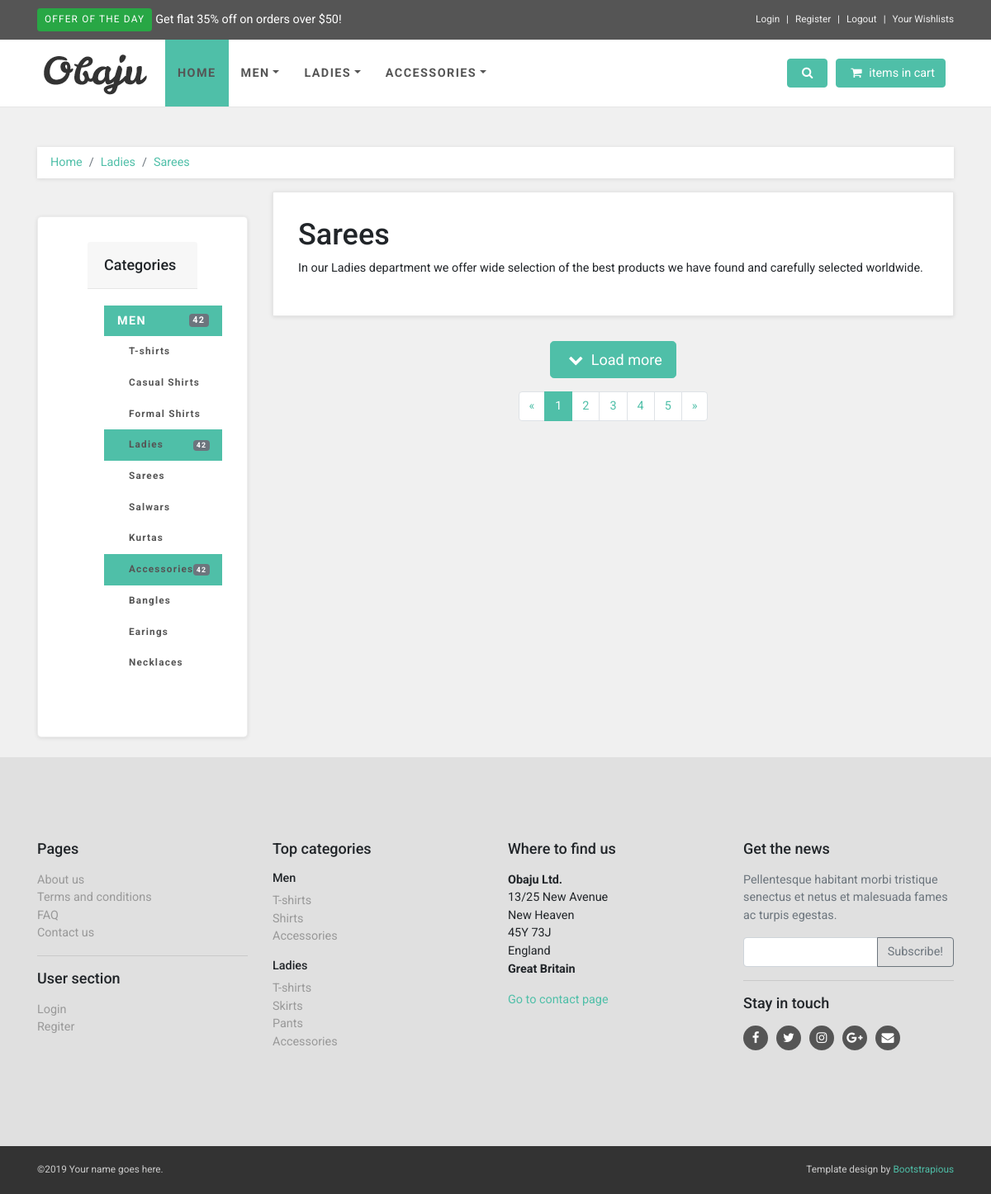
The app's page /Sarees/, older data.
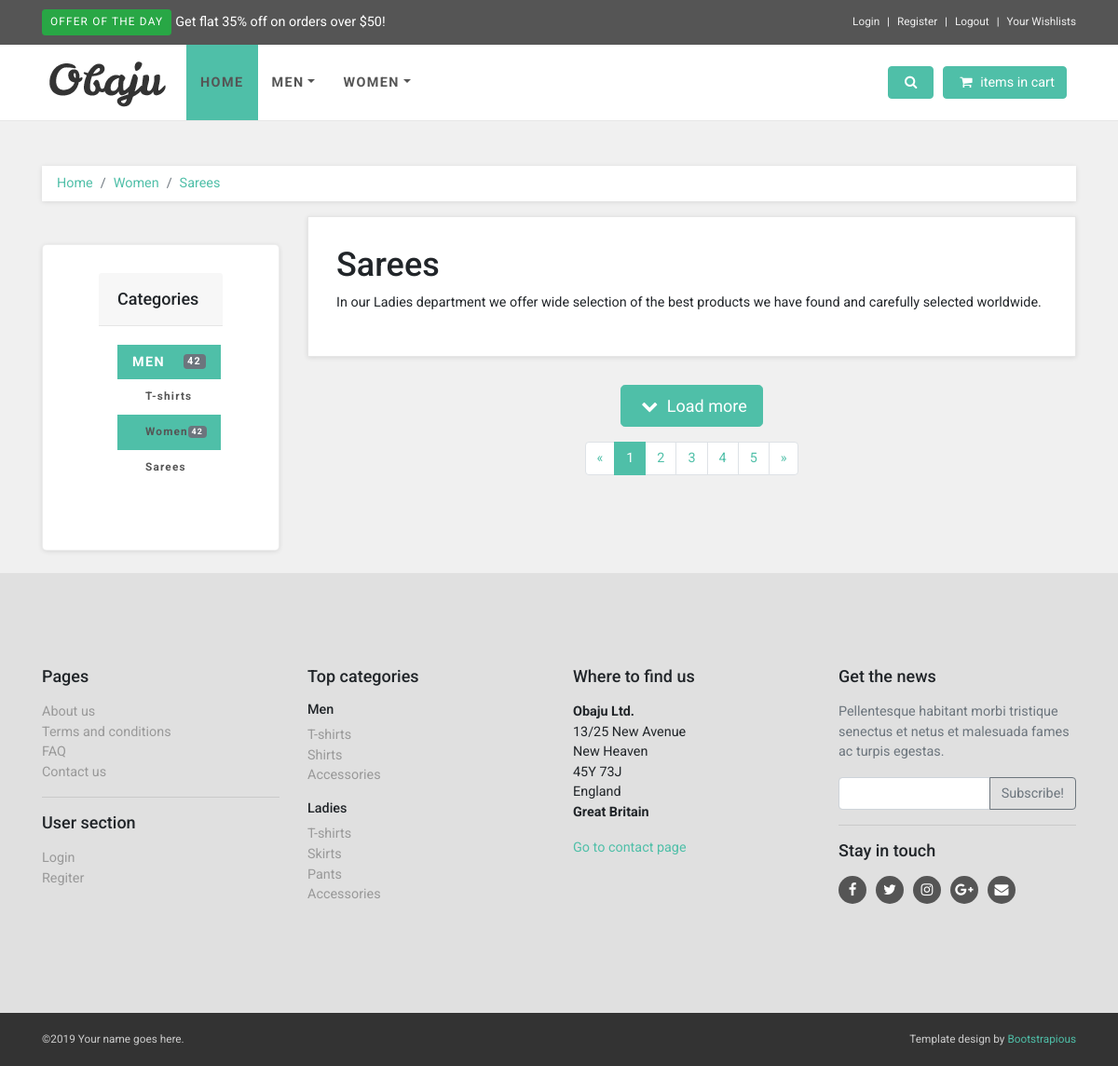
The same page, newer data.
### store/models.py (models this page shows, shortened)
class Category(models.Model):
    parent = models.ForeignKey('self', related_name='children', on_delete=models.CASCADE, blank=True, null=True)
    title = models.CharField(max_length=50)
    slug = models.SlugField(max_length=255)
    class Meta:
        verbose_name_plural = 'Categories'

### store/views.py (the view)
# urls.py: path('<slug:slug>/', views.category_detail, name="category_detail")
def category_detail(request, slug):
    category = get_object_or_404(Category, slug=slug)
    products = category.products.filter(parent=None)
    context = {
        'category': category,
        'products': products
    }
    return render(request, 'store/category_detail.html', context)

### store/context_processors.py (called while the page is built)
def menu_categories(request):
    categories = Category.objects.filter(parent=None)
    return {'menu_categories':categories}

### store/templates/store/category_detail.html (shortened to what this page needs)
{% extends 'store/base.html' %}
{% load static %}
{% block content %}
    <div id="all">
      <div id="content">
        <div class="container">
          <div class="row">
            <div class="col-lg-12">
              <nav aria-label="breadcrumb">
                <ol class="breadcrumb">
                  <li class="breadcrumb-item"><a href="{% url 'store' %}">Home</a></li>
                    {% if category.parent %}
                        <li aria-current="page" class="breadcrumb-item active"><a href="{% url 'category_detail' category.parent.slug %}">{{ category.parent.title }}</a></li>
                    {% endif %}
                   <li class="breadcrumb-item active"><a href="{% url 'category_detail' category.slug %}">{{ category.title }}</a></li>
                </ol>
              </nav>
            </div>
            <div class="col-lg-3">
              <div class="card sidebar-menu mb-4">
                <div class="card-header">
                  <h3 class="h4 card-title">Categories</h3>
                </div>
                <div class="card-body">
                  <ul class="nav nav-pills flex-column category-menu">
                  {% for category in menu_categories %}
                    <li><a href="{% url 'category_detail' category.slug %}" class="nav-link active">{{ category.title }}<span class="badge badge-secondary">42</span></a>
                      <ul class="list-unstyled">
                         {% for subcategory in category.children.all %}
                        <li><a href="{% url 'category_detail' subcategory.slug %}" class="nav-link">{{ subcategory.title }}</a></li>
                         {% endfor %}
                  {% endfor %}
                      </ul>
                    </li>
                  </ul>
                </div>
              </div>
            </div>
            <div class="col-lg-9">
              <div class="box">
                  <h1>{{ category.title }}</h1>
                <p>In our Ladies department we offer wide selection of the best products we have found and carefully selected worldwide.</p>
              </div>
              <div class="pages">
                <p class="loadMore"><a href="#" class="btn btn-primary btn-lg"><i class="fa fa-chevron-down"></i> Load more</a></p>
                <nav aria-label="Page navigation example" class="d-flex justify-content-center">
                  <ul class="pagination">
                    <li class="page-item"><a href="#" aria-label="Previous" class="page-link"><span aria-hidden="true">«</span><span class="sr-only">Previous</span></a></li>
                    <li class="page-item active"><a href="#" class="page-link">1</a></li>
                    <li class="page-item"><a href="#" class="page-link">2</a></li>
                    <li class="page-item"><a href="#" class="page-link">3</a></li>
                    <li class="page-item"><a href="#" class="page-link">4</a></li>
                    <li class="page-item"><a href="#" class="page-link">5</a></li>
                    <li class="page-item"><a href="#" aria-label="Next" class="page-link"><span aria-hidden="true">»</span><span class="sr-only">Next</span></a></li>
                  </ul>
                </nav>
              </div>
            </div>
          </div>
        </div>
      </div>
    </div>
{% endblock content %}

### store/templates/store/base.html (shortened to what this page needs)
{% load static %}
<!DOCTYPE html>
<html>
  <head>
    <link rel="stylesheet" href="{% static 'vendor/bootstrap/css/bootstrap.min.css' %}">
    <link rel="stylesheet" href="{% static 'vendor/font-awesome/css/font-awesome.min.css' %}">
    <link rel="stylesheet" href="{% static 'vendor/owl.carousel/assets/owl.carousel.css' %}">
    <link rel="stylesheet" href="{% static 'vendor/owl.carousel/assets/owl.theme.default.css' %}">
    <link rel="stylesheet" href="{% static 'css/style.default.css'%}" id="theme-stylesheet">
    <link rel="stylesheet" href="{% static 'css/custom.css' %}">
  </head>
<body>
    <header class="header mb-5">
      <div id="top">
        <div class="container">
          <div class="row">
            <div class="col-lg-6 offer mb-3 mb-lg-0"><a href="#" class="btn btn-success btn-sm">Offer of the day</a><a href="#" class="ml-1">Get flat 35% off on orders over $50!</a></div>
            <div class="col-lg-6 text-center text-lg-right">
              <ul class="menu list-inline mb-0">
                <li class="list-inline-item"><a href="{% url 'account:login' %}">Login</a></li>
                <li class="list-inline-item"><a href="{% url 'account:register' %}">Register</a></li>
                <li class="list-inline-item"><a href="{% url 'account:logout' %}">Logout</a></li>
                <li class="list-inline-item"><a href="{% url 'account:wishlist' %}">Your Wishlists</a></li>
              </ul>
            </div>
          </div>
        </div>
      </div>
      <nav class="navbar navbar-expand-lg">
        <div class="container"><a href="index.html" class="navbar-brand home"><img src="{% static 'images/logo.png' %}" alt="Obaju logo" class="d-none d-md-inline-block"></a>
          <div id="navigation" class="collapse navbar-collapse">
                  <ul class="navbar-nav mr-auto">
                  <li class="nav-item"><a href="" class="nav-link active">Home</a></li>
               {% for category in menu_categories %}
                   {% if not category.children.all %}
                      <li class="nav-item dropdown menu-large"><a href="{% url 'category_detail' category.slug %}" data-toggle="dropdown" data-hover="dropdown" data-delay="200" class="dropdown-toggle nav-link">{{ category.title }}<b class="caret"></b></a>
                   {% else %}
                        <li class="nav-item dropdown menu-large"><a href="{% url 'category_detail' category.slug %}" data-toggle="dropdown" data-hover="dropdown" data-delay="200" class="dropdown-toggle nav-link">{{ category.title }}<b class="caret"></b></a>
                   {% endif %}
               {% endfor %}
              </li>
                  </ul>
          </div>
            <div class="navbar-buttons d-flex justify-content-end">
              <a data-toggle="collapse" href="#search" class="btn navbar-btn btn-primary d-none d-lg-inline-block"><i class="fa fa-search"></i></a>
              <div id="basket-overview" class="navbar-collapse collapse d-none d-lg-block"><a href="{% url 'cart' %}" class="btn btn-primary navbar-btn"><i class="fa fa-shopping-cart"></i><span id="cart-total">{{order.get_cart_items}} items in cart</span></a></div>
            </div>
          </div>
      </nav>
    </header>
{% block content %}
    {% endblock content %}
    <div id="footer">
      <div class="container">
        <div class="row">
          <div class="col-lg-3 col-md-6">
            <h4 class="mb-3">Pages</h4>
            <ul class="list-unstyled">
              <li><a href="text.html">About us</a></li>
              <li><a href="text.html">Terms and conditions</a></li>
              <li><a href="faq.html">FAQ</a></li>
              <li><a href="contact.html">Contact us</a></li>
            </ul>
            <hr>
            <h4 class="mb-3">User section</h4>
            <ul class="list-unstyled">
              <li><a href="#" data-toggle="modal" data-target="#login-modal">Login</a></li>
              <li><a href="register.html">Regiter</a></li>
            </ul>
          </div>
          <div class="col-lg-3 col-md-6">
            <h4 class="mb-3">Top categories</h4>
            <h5>Men</h5>
            <ul class="list-unstyled">
              <li><a href="{% url 'store' %}">T-shirts</a></li>
              <li><a href="{% url 'store' %}">Shirts</a></li>
              <li><a href="{% url 'store' %}">Accessories</a></li>
            </ul>
            <h5>Ladies</h5>
            <ul class="list-unstyled">
              <li><a href="{% url 'store' %}">T-shirts</a></li>
              <li><a href="{% url 'store' %}">Skirts</a></li>
              <li><a href="{% url 'store' %}">Pants</a></li>
              <li><a href="{% url 'store' %}">Accessories</a></li>
            </ul>
          </div>
          <div class="col-lg-3 col-md-6">
            <h4 class="mb-3">Where to find us</h4>
            <p><strong>Obaju Ltd.</strong><br>13/25 New Avenue<br>New Heaven<br>45Y 73J<br>England<br><strong>Great Britain</strong></p><a href="contact.html">Go to contact page</a>
          </div>
          <div class="col-lg-3 col-md-6">
            <h4 class="mb-3">Get the news</h4>
            <p class="text-muted">Pellentesque habitant morbi tristique senectus et netus et malesuada fames ac turpis egestas.</p>
            <form>
              <div class="input-group">
                <input type="text" class="form-control"><span class="input-group-append">
                  <button type="button" class="btn btn-outline-secondary">Subscribe!</button></span>
              </div>
            </form>
            <hr>
            <h4 class="mb-3">Stay in touch</h4>
            <p class="social"><a href="#" class="facebook external"><i class="fa fa-facebook"></i></a><a href="#" class="twitter external"><i class="fa fa-twitter"></i></a><a href="#" class="instagram external"><i class="fa fa-instagram"></i></a><a href="#" class="gplus external"><i class="fa fa-google-plus"></i></a><a href="#" class="email external"><i class="fa fa-envelope"></i></a></p>
          </div>
        </div>
      </div>
    </div>
    <div id="copyright">
      <div class="container">
        <div class="row">
          <div class="col-lg-6 mb-2 mb-lg-0">
            <p class="text-center text-lg-left">©2019 Your name goes here.</p>
          </div>
          <div class="col-lg-6">
            <p class="text-center text-lg-right">Template design by <a href="https://bootstrapious.com/">Bootstrapious</a>
            </p>
          </div>
        </div>
      </div>
    </div>
  </body>
</html>

Row changes from the older to the newer data that the page shows:
removed Category: title "LADIES", title "Ladies"
removed Category: title "ACCESSORIES", title "Accessories"
removed Category: parent "Ladies", title "Sarees"
removed Category: title "Casual Shirts", shown under "MEN"
removed Category: title "Formal Shirts", shown under "MEN"
removed Category: title "Salwars", shown under "Ladies"
removed Category: title "Kurtas", shown under "Ladies"
removed Category: title "Bangles", shown under "Accessories"
removed Category: title "Earings", shown under "Accessories"
removed Category: title "Necklaces", shown under "Accessories"
added Category: title "WOMEN", title "Women"
added Category: parent "Women", title "Sarees"
